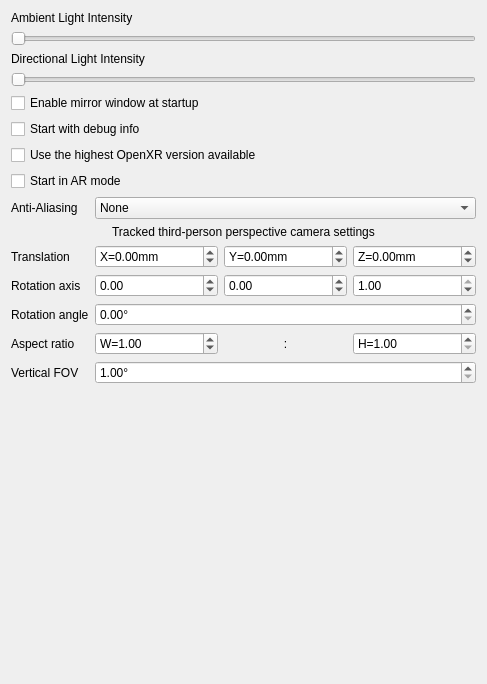
<?xml version="1.0" encoding="UTF-8"?>
<ui version="4.0">
 <class>XRGui::DlgSettingsXR</class>
 <widget class="QWidget" name="XRGui::DlgSettingsXR">
  <property name="geometry">
   <rect>
    <x>0</x>
    <y>0</y>
    <width>487</width>
    <height>684</height>
   </rect>
  </property>
  <property name="windowTitle">
   <string>General</string>
  </property>
  <layout class="QVBoxLayout" name="verticalLayout">
   <item>
    <layout class="QFormLayout" name="formLayout">
     <item row="6" column="0" colspan="2">
      <widget class="QLabel" name="label_3">
       <property name="text">
        <string>Ambient Light Intensity</string>
       </property>
      </widget>
     </item>
     <item row="7" column="0" colspan="2">
      <widget class="QSlider" name="ambiLiSlider">
       <property name="maximum">
        <number>100</number>
       </property>
       <property name="orientation">
        <enum>Qt::Horizontal</enum>
       </property>
      </widget>
     </item>
     <item row="8" column="0" colspan="2">
      <widget class="QLabel" name="label_4">
       <property name="text">
        <string>Directional Light Intensity</string>
       </property>
      </widget>
     </item>
     <item row="9" column="0" colspan="2">
      <widget class="QSlider" name="dirLiSlider">
       <property name="maximum">
        <number>100</number>
       </property>
       <property name="orientation">
        <enum>Qt::Horizontal</enum>
       </property>
      </widget>
     </item>
     <item row="10" column="0" colspan="2">
      <widget class="QCheckBox" name="mirrEnblCheckBox">
       <property name="toolTip">
        <string>May degrade performance</string>
       </property>
       <property name="text">
        <string>Enable mirror window at startup</string>
       </property>
      </widget>
     </item>
     <item row="11" column="0" colspan="2">
      <widget class="QCheckBox" name="debugEnblCheckBox">
       <property name="text">
        <string>Start with debug info</string>
       </property>
      </widget>
     </item>
     <item row="12" column="0" colspan="2">
      <widget class="QCheckBox" name="highestOpenxrCheckBox">
       <property name="text">
        <string>Use the highest OpenXR version available</string>
       </property>
      </widget>
     </item>
     <item row="14" column="0">
      <widget class="QLabel" name="label_5">
       <property name="text">
        <string>Anti-Aliasing</string>
       </property>
      </widget>
     </item>
     <item row="14" column="1">
      <widget class="QComboBox" name="msaaComboBox">
       <item>
        <property name="text">
         <string>None</string>
        </property>
       </item>
       <item>
        <property name="text">
         <string>MSAA 2x</string>
        </property>
       </item>
       <item>
        <property name="text">
         <string>MSAA 4x</string>
        </property>
       </item>
       <item>
        <property name="text">
         <string>MSAA 8x</string>
        </property>
       </item>
      </widget>
     </item>
     <item row="17" column="0" colspan="2">
      <widget class="QLabel" name="label_7">
       <property name="text">
        <string>Tracked third-person perspective camera settings</string>
       </property>
       <property name="alignment">
        <set>Qt::AlignCenter</set>
       </property>
      </widget>
     </item>
     <item row="18" column="0">
      <widget class="QLabel" name="label_8">
       <property name="text">
        <string>Translation</string>
       </property>
       <property name="alignment">
        <set>Qt::AlignLeading|Qt::AlignLeft|Qt::AlignVCenter</set>
       </property>
      </widget>
     </item>
     <item row="18" column="1">
      <layout class="QHBoxLayout" name="horizontalLayout">
       <item>
        <widget class="QDoubleSpinBox" name="xTransSpinBox">
         <property name="prefix">
          <string>X=</string>
         </property>
         <property name="suffix">
          <string>mm</string>
         </property>
         <property name="minimum">
          <double>-500.000000000000000</double>
         </property>
         <property name="maximum">
          <double>500.000000000000000</double>
         </property>
        </widget>
       </item>
       <item>
        <widget class="QDoubleSpinBox" name="yTransSpinBox">
         <property name="prefix">
          <string>Y=</string>
         </property>
         <property name="suffix">
          <string>mm</string>
         </property>
         <property name="minimum">
          <double>-500.000000000000000</double>
         </property>
         <property name="maximum">
          <double>500.000000000000000</double>
         </property>
        </widget>
       </item>
       <item>
        <widget class="QDoubleSpinBox" name="zTransSpinBox">
         <property name="prefix">
          <string>Z=</string>
         </property>
         <property name="suffix">
          <string>mm</string>
         </property>
         <property name="minimum">
          <double>-500.000000000000000</double>
         </property>
         <property name="maximum">
          <double>500.000000000000000</double>
         </property>
        </widget>
       </item>
      </layout>
     </item>
     <item row="19" column="0">
      <widget class="QLabel" name="label_9">
       <property name="text">
        <string>Rotation axis</string>
       </property>
      </widget>
     </item>
     <item row="19" column="1">
      <layout class="QHBoxLayout" name="horizontalLayout_2">
       <item>
        <widget class="QDoubleSpinBox" name="xRotSpinBox">
         <property name="minimum">
          <double>-1.000000000000000</double>
         </property>
         <property name="maximum">
          <double>1.000000000000000</double>
         </property>
         <property name="singleStep">
          <double>0.100000000000000</double>
         </property>
        </widget>
       </item>
       <item>
        <widget class="QDoubleSpinBox" name="yRotSpinBox">
         <property name="suffix">
          <string/>
         </property>
         <property name="minimum">
          <double>-1.000000000000000</double>
         </property>
         <property name="maximum">
          <double>1.000000000000000</double>
         </property>
         <property name="singleStep">
          <double>0.100000000000000</double>
         </property>
        </widget>
       </item>
       <item>
        <widget class="QDoubleSpinBox" name="zRotSpinBox">
         <property name="minimum">
          <double>-1.000000000000000</double>
         </property>
         <property name="maximum">
          <double>1.000000000000000</double>
         </property>
         <property name="singleStep">
          <double>0.100000000000000</double>
         </property>
         <property name="value">
          <double>1.000000000000000</double>
         </property>
        </widget>
       </item>
      </layout>
     </item>
     <item row="20" column="0">
      <widget class="QLabel" name="label_10">
       <property name="text">
        <string>Rotation angle</string>
       </property>
      </widget>
     </item>
     <item row="20" column="1">
      <widget class="QDoubleSpinBox" name="angleRotSpinBox">
       <property name="suffix">
        <string>°</string>
       </property>
       <property name="maximum">
        <double>360.000000000000000</double>
       </property>
      </widget>
     </item>
     <item row="21" column="0">
      <widget class="QLabel" name="label_11">
       <property name="text">
        <string>Aspect ratio</string>
       </property>
      </widget>
     </item>
     <item row="21" column="1">
      <layout class="QHBoxLayout" name="horizontalLayout_3">
       <item>
        <widget class="QDoubleSpinBox" name="aspectWSpinBox">
         <property name="prefix">
          <string>W=</string>
         </property>
         <property name="minimum">
          <double>0.100000000000000</double>
         </property>
         <property name="maximum">
          <double>200.000000000000000</double>
         </property>
         <property name="value">
          <double>1.000000000000000</double>
         </property>
        </widget>
       </item>
       <item>
        <widget class="QLabel" name="label_13">
         <property name="text">
          <string>:</string>
         </property>
         <property name="alignment">
          <set>Qt::AlignCenter</set>
         </property>
        </widget>
       </item>
       <item>
        <widget class="QDoubleSpinBox" name="aspectHSpinBox">
         <property name="prefix">
          <string>H=</string>
         </property>
         <property name="minimum">
          <double>1.000000000000000</double>
         </property>
         <property name="maximum">
          <double>200.000000000000000</double>
         </property>
         <property name="value">
          <double>1.000000000000000</double>
         </property>
        </widget>
       </item>
      </layout>
     </item>
     <item row="22" column="0">
      <widget class="QLabel" name="label_12">
       <property name="text">
        <string>Vertical FOV</string>
       </property>
      </widget>
     </item>
     <item row="22" column="1">
      <widget class="QDoubleSpinBox" name="vertFovSpinBox">
       <property name="suffix">
        <string>°</string>
       </property>
       <property name="minimum">
        <double>1.000000000000000</double>
       </property>
       <property name="maximum">
        <double>170.000000000000000</double>
       </property>
       <property name="value">
        <double>1.000000000000000</double>
       </property>
      </widget>
     </item>
     <item row="13" column="0" colspan="2">
      <widget class="QCheckBox" name="startARmodeCheckBox">
       <property name="text">
        <string>Start in AR mode</string>
       </property>
      </widget>
     </item>
    </layout>
   </item>
  </layout>
 </widget>
 <resources/>
 <connections/>
</ui>
